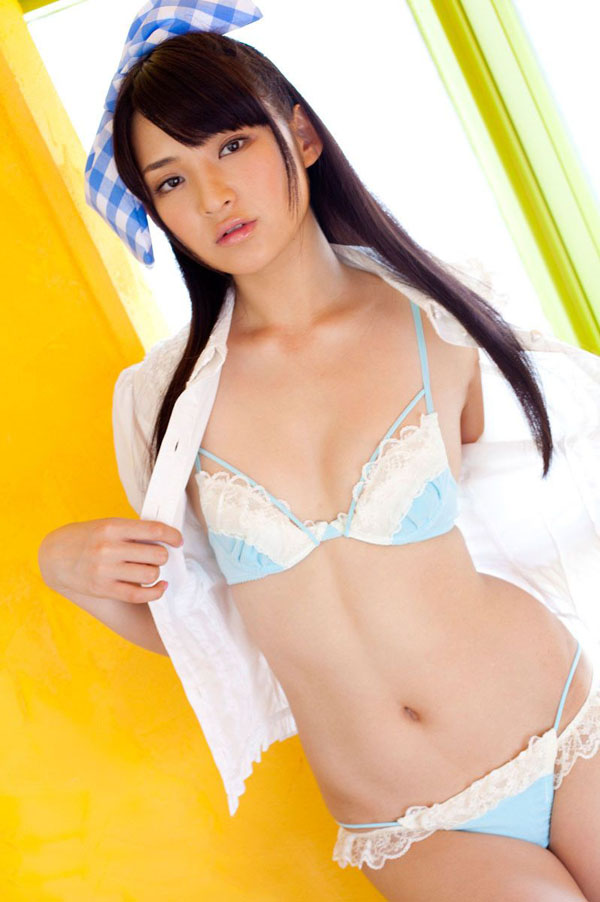
#> input picture dataset/SkinDetection/SkinTrain1.jpg, 600 x 902 px, found by its file name; its folder holds 3 pictures in this run
$ python example3_6_probabilistic_classification.py
#> lines starting #> are read from the running program, lines starting #| are printed output that depends on the picture; pictures that were not available may be replaced by others from this repository, and a replacement may not be noted
import numpy as np
import cv2

# Download files from https://drive.google.com/file/d/1XdZLvORnCnfpyBYflh15I58VQrQdVlUe/view?usp=sharing

h_skin_hist = 0
h_nonskin_hist = 0
s_skin_hist = 0
s_nonskin_hist = 0
for im_id in range(1,4):
    print(im_id)
    im = cv2.imread("C:/Users/Ez-Studio/computer_vision_660632034/dataset/SkinDetection/SkinTrain"+str(im_id)+".jpg")
#> im is the input picture: shape (902, 600, 3); mean B, G, R 141, 192.4, 221.7
    mask = cv2.imread("C:/Users/Ez-Studio/computer_vision_660632034/dataset/SkinDetection/SkinTrain"+str(im_id)+"_mask.jpg",0)
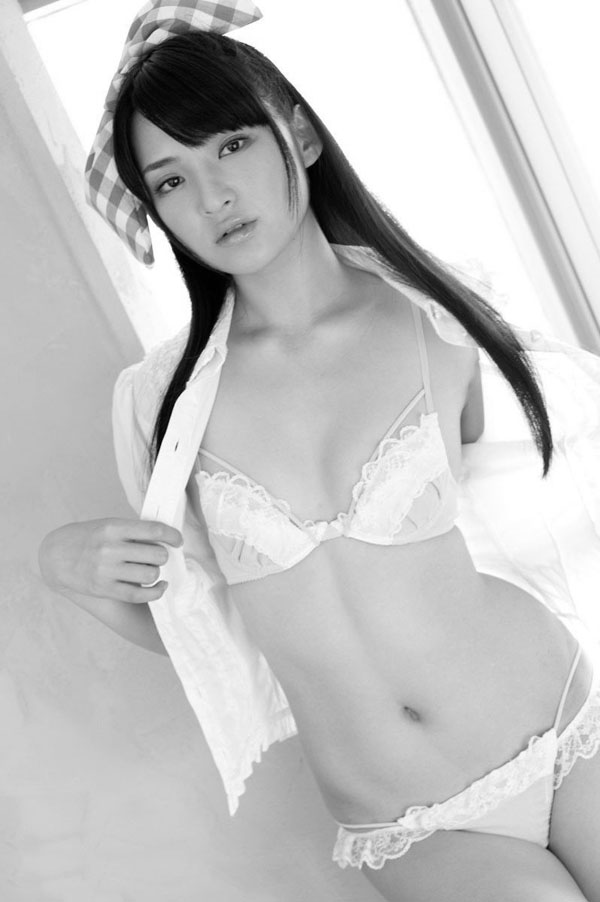
#> mask: shape (902, 600); min 0, max 255, mean 195.3
    im_hsv = cv2.cvtColor(im, cv2.COLOR_BGR2HSV)
#> im_hsv: shape (902, 600, 3); mean H, S, V 34.5, 99.9, 224.6
    h_skin_hist = h_skin_hist+cv2.calcHist([im_hsv], [0], mask, [256], [0, 256])
#> h_skin_hist = 256 values, max 64748 at index 0, min 0 at index 61, mean 2113.8
    h_nonskin_hist = h_nonskin_hist+cv2.calcHist([im_hsv], [0], 255-mask, [256], [0, 256])
#> h_nonskin_hist = 256 values, max 51785 at index 11, min 0 at index 61, mean 1885.5
    s_skin_hist = s_skin_hist+cv2.calcHist([im_hsv], [1], mask, [256], [0, 256])
#> s_skin_hist = 256 values, max 60282 at index 0, min 152 at index 178, mean 2113.8
    s_nonskin_hist = s_nonskin_hist+cv2.calcHist([im_hsv], [1], 255-mask, [256], [0, 256])
#> s_nonskin_hist = 256 values, max 18669 at index 255, min 152 at index 178, mean 1885.5
#> pass 2 of the loop `for im_id in range(1,4):`:
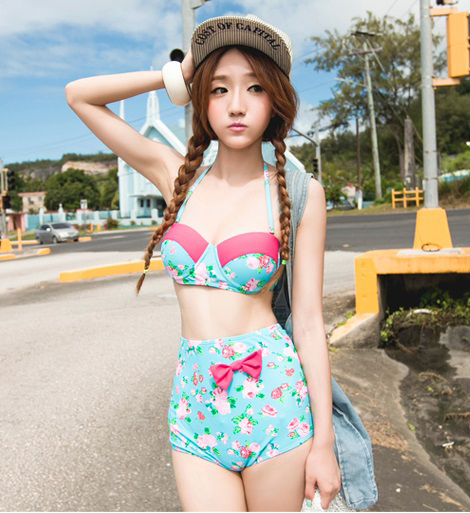
#> input picture dataset/SkinDetection/SkinTrain2.jpg, 470 x 513 px, found by its file name
#> im is the input picture: shape (513, 470, 3); mean B, G, R 157.2, 167.8, 173.5
#> `mask = cv2.imread("C:/Users/Ez-Studio/computer_vision_660632034/datase..`:
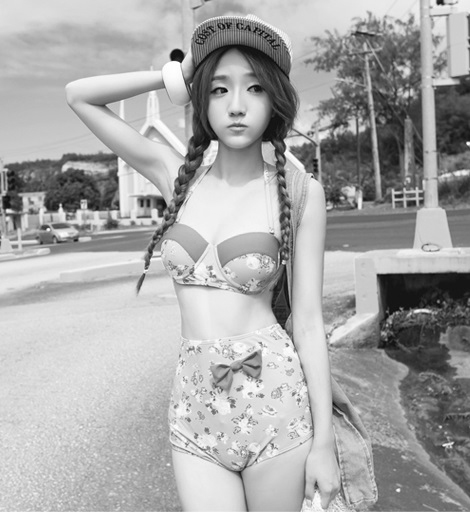
#> mask: shape (513, 470); min 4, max 255, mean 168.3
#> im_hsv: shape (513, 470, 3); mean H, S, V 43.4, 62.2, 186.5
#> h_skin_hist = 256 values, max 66153 at index 0, min 0 at index 180, mean 3055.6
#> h_nonskin_hist = 256 values, max 62341 at index 11, min 0 at index 180, mean 2825.9
#> s_skin_hist = 256 values, max 61247 at index 0, min 258 at index 178, mean 3055.6
#> s_nonskin_hist = 256 values, max 18888 at index 255, min 258 at index 178, mean 2825.9
#> (the run stopped early here; a loop or call above may not have finished)
